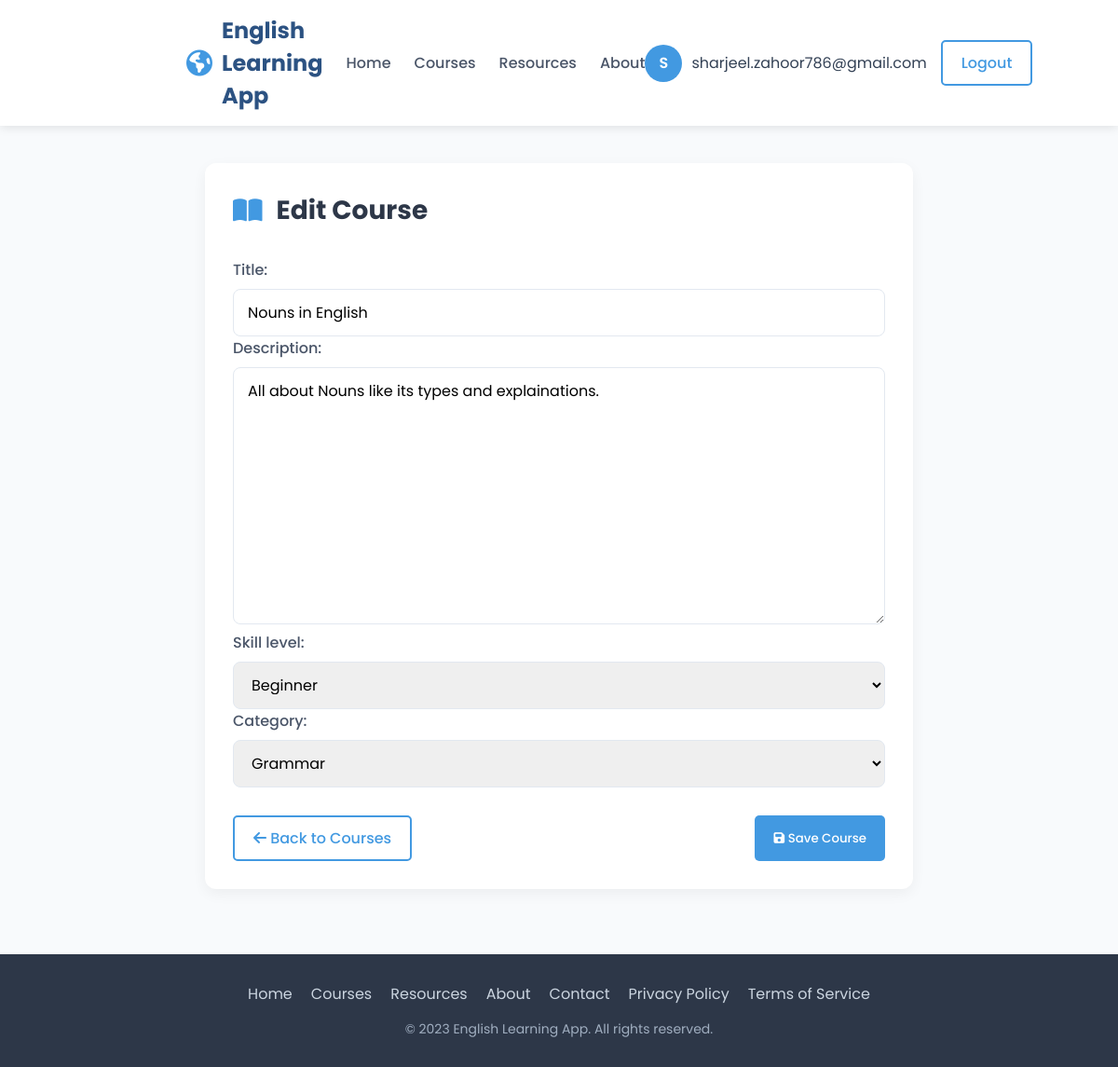
/learning/courses/1/edit/ (signed in), run on the app's committed database.
### accounts/models.py (models this page shows, shortened)
class User(AbstractUser):
    email = models.EmailField('email address', unique=True)
    class Roles(models.TextChoices):
        ADMIN = 'ADMIN', 'Admin'
        TEACHER = 'TEACHER', 'Teacher'
        STUDENT = 'STUDENT', 'Student'
    role = models.CharField(
        max_length=20,
        choices=Roles.choices,
        default=Roles.STUDENT
    )

### learning/models.py (models this page shows, shortened)
class Course(models.Model):
    SKILL_LEVELS = [
        ("BEGINNER", "Beginner"),
        ("INTERMEDIATE", "Intermediate"),
        ("ADVANCED", "Advanced"),
    ]
    CATEGORIES = [
        ("GRAMMAR", "Grammar"),
        ("VOCABULARY", "Vocabulary"),
        ("LISTENING", "Listening"),
        ("SPEAKING", "Speaking"),
    ]
    title = models.CharField(max_length=200)
    description = models.TextField()
    skill_level = models.CharField(max_length=20, choices=SKILL_LEVELS)
    category = models.CharField(max_length=20, choices=CATEGORIES)
    created_by = models.ForeignKey(User, on_delete=models.CASCADE, related_name="courses")
    created_at = models.DateTimeField(auto_now_add=True)
    updated_at = models.DateTimeField(auto_now=True)

### learning/decorators.py (the view)
    def wrapper(request, *args, **kwargs):
        if request.user.role == 'TEACHER' or request.user.is_superuser:
            return view_func(request, *args, **kwargs)
        return HttpResponseForbidden("You do not have permission")

### learning/forms.py
class CourseForm(forms.ModelForm):
    class Meta:
        model = Course
        fields = ['title', 'description', 'skill_level', 'category']

### learning/views.py (called while the page is built)
@teacher_required
def edit_course(request, pk):
    course = get_object_or_404(Course, pk=pk)
    form = CourseForm(request.POST or None, instance=course)
    if form.is_valid():
        form.save()
        return redirect('learning:course_list')
    return render(request, 'learning/course_form.html', {'form': form})

### learning/templates/learning/course_form.html (shortened to what this page needs)
<!DOCTYPE html>
<html lang="en">
<head>
    <link rel="stylesheet" href="https://cdnjs.cloudflare.com/ajax/libs/font-awesome/6.4.0/css/all.min.css">
</head>
<body>
    <header>
        <div class="container header-container">
            <div class="logo">
                <i class="fas fa-globe-americas"></i>
                English Learning App
            </div>
            <nav>
                <ul>
                    <li><a href="{% url 'home' %}">Home</a></li>
                    <li><a href="{% url 'learning:course_list' %}">Courses</a></li>
                    <li><a href="#">Resources</a></li>
                    <li><a href="#">About</a></li>
                </ul>
            </nav>
            <div class="user-menu">
                <div class="user-info">
                    <div class="user-avatar">{{ user.email|make_list|first|upper }}</div>
                    <span>{{ user.email }}</span>
                </div>
                <a href="{% url 'accounts:logout' %}" class="btn btn-outline">Logout</a>
            </div>
        </div>
    </header>
    <main>
        <div class="container">
            <div class="form-container">
                <div class="form-header">
                    <i class="fas fa-book-open"></i>
                    <h1>{{ form.instance.pk|yesno:"Edit Course,Add Course" }}</h1>
                </div>
                <form method="post">
                    {{ form.as_p }}
                    <div class="form-actions">
                        <a href="{% url 'learning:course_list' %}" class="btn btn-outline">
                            <i class="fas fa-arrow-left"></i> Back to Courses
                        </a>
                        <button type="submit" class="btn btn-primary">
                            <i class="fas fa-save"></i> Save Course
                        </button>
                    </div>
                </form>
            </div>
        </div>
    </main>
    <footer>
        <div class="container">
            <div class="footer-links">
                <a href="#">Home</a>
                <a href="#">Courses</a>
                <a href="#">Resources</a>
                <a href="#">About</a>
                <a href="#">Contact</a>
                <a href="#">Privacy Policy</a>
                <a href="#">Terms of Service</a>
            </div>
            <div class="copyright">
                &copy; 2023 English Learning App. All rights reserved.
            </div>
        </div>
    </footer>
</body>
</html>

### learning/templates/learning/course_form.html (style rules this page uses)
* { margin: 0; padding: 0; box-sizing: border-box; }
body { font-family: 'Poppins', sans-serif; background-color: #f8fafc; color: #334155; min-height: 100vh; display: flex; flex-direction: column; }
.container { width: 100%; max-width: 800px; margin: 0 auto; padding: 0 20px; }
header { background-color: #fff; box-shadow: 0 2px 10px rgba(0, 0, 0, 0.1); position: sticky; top: 0; z-index: 100; }
.header-container { display: flex; justify-content: space-between; align-items: center; padding: 15px 0; }
.logo { display: flex; align-items: center; font-size: 24px; font-weight: 700; color: #2c5282; }
.logo i { margin-right: 10px; color: #4299e1; font-size: 28px; }
nav ul { display: flex; list-style: none; }
nav ul li { margin-left: 25px; }
nav ul li a { text-decoration: none; color: #4a5568; font-weight: 500; transition: color 0.3s; }
.user-menu { display: flex; align-items: center; gap: 15px; }
.user-info { display: flex; align-items: center; gap: 10px; }
.user-avatar { width: 40px; height: 40px; border-radius: 50%; background-color: #4299e1; display: flex; align-items: center; justify-content: center; color: white; font-weight: 600; }
.btn { padding: 10px 20px; border-radius: 5px; font-weight: 500; text-decoration: none; transition: all 0.3s; display: inline-block; cursor: pointer; border: none; font-family: 'Poppins', sans-serif; }
.btn-primary { background-color: #4299e1; color: white; }
.btn-outline { border: 2px solid #4299e1; color: #4299e1; background-color: transparent; }
main { flex: 1; padding: 40px 0; }
.form-container { background-color: white; border-radius: 12px; box-shadow: 0 5px 15px rgba(0, 0, 0, 0.05); padding: 30px; margin-bottom: 30px; }
.form-header { display: flex; align-items: center; margin-bottom: 30px; }
.form-header i { font-size: 28px; color: #4299e1; margin-right: 15px; }
.form-header h1 { font-size: 28px; color: #2d3748; }
label { display: block; margin-bottom: 8px; font-weight: 500; color: #4a5568; }
input, select, textarea { width: 100%; padding: 12px 15px; border: 1px solid #e2e8f0; border-radius: 8px; font-size: 16px; transition: border-color 0.3s; font-family: 'Poppins', sans-serif; }
textarea { min-height: 120px; resize: vertical; }
.form-actions { display: flex; justify-content: space-between; margin-top: 30px; }
footer { background-color: #2d3748; color: white; padding: 30px 0; text-align: center; }
.footer-links { display: flex; justify-content: center; gap: 20px; margin-bottom: 15px; }
.footer-links a { color: #cbd5e0; text-decoration: none; transition: color 0.3s; }
.copyright { color: #a0aec0; font-size: 14px; }

### data on the page
User: email|make_list "S", email "sharjeel.zahoor786@gmail.com"
Course: instance.pk "Edit Course", title "Nouns in English", description "All about Nouns like its types and explainations.", skill_level "Beginner", category "Grammar"
